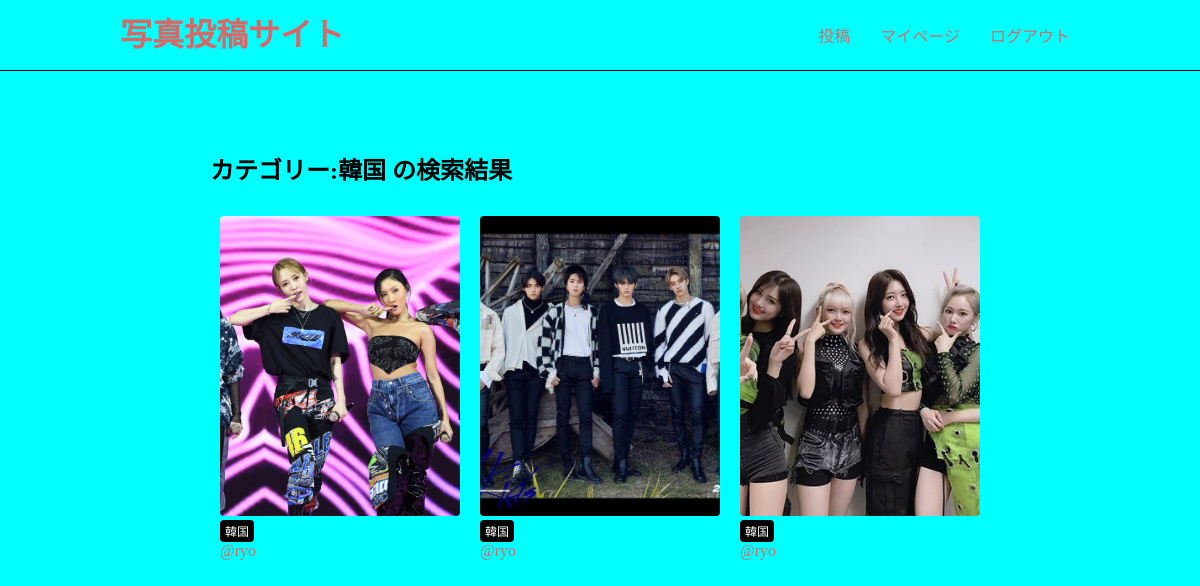
Screenshot of /photos/韓国/ (signed in) with the database file from the repository.
### app/models.py (models this page shows, shortened)
class Category(models.Model):
    title = models.CharField(max_length=20)
    def __str__(self):
        return self.title

class Photo(models.Model):
    title = models.CharField(max_length=150)
    comment = models.TextField(blank=True)
    image = models.ImageField(upload_to='photos')
    category = models.ForeignKey(Category,
                                on_delete=models.PROTECT) # 追加
    user = models.ForeignKey(User, on_delete=models.CASCADE)
    created_at = models.DateTimeField(auto_now=True)

### app/views.py (the view)
# urls.py: path('photos/<str:category>/', views.photos_category,
def photos_category(request, category):
    category = Category.objects.get(title=category)
    photos = Photo.objects.filter(category=category).order_by('-created_at')
    return render(request, 'app/index.html', {'photos': photos,'category':category})

### app/templates/app/index.html
{% extends 'app/base.html' %} {% block content %} {% if category %}
<h2>カテゴリー:{{ category.title }} の検索結果</h2>
{% endif %} {% include 'app/photos_list.html' %} {% endblock %}

### app/templates/app/photos_list.html
<div class="photo-container">
  {% for photo in photos %}
  <div class="photo">
    <a href="{% url 'app:photos_detail' photo.id %}">
      <img src="{{ photo.image.url }}" class="photo-img" />
    </a>
    <div class="photo-info">
      <a
        href="{% url 'app:photos_category' category=photo.category %}"
        class="category"
        >{{ photo.category }}</a
      >
      <a href="{% url 'app:users_detail' photo.user.id %}">@{{ photo.user }}</a>
    </div>
  </div>
  {% endfor %}
</div>

### static/css/style.css (style rules this page uses)
html, body { margin: 0; background-color: cyan; }
div { box-sizing: border-box; }
a { text-decoration: none; color: rgb(216, 104, 104); }
.photo { width: calc(100% / 3); float: left; padding: 10px; margin-bottom: 15px; }
.photo a { display: block; }
.photo-info .category { display: inline-block; padding: 2px 5px; border-radius: 4px; font-size: 12px; color: #fff; background-color: #000; }
.photo-img { width: 100%; max-width: 500px; height: 300px; object-fit: cover; border-radius: 4px; }

### rows the page displays
Category: title "韓国"
Photo: image (picture), category "韓国", user "ryo"
Photo: image (picture), category "韓国", user "ryo"
Photo: image (picture), category "韓国", user "ryo"
